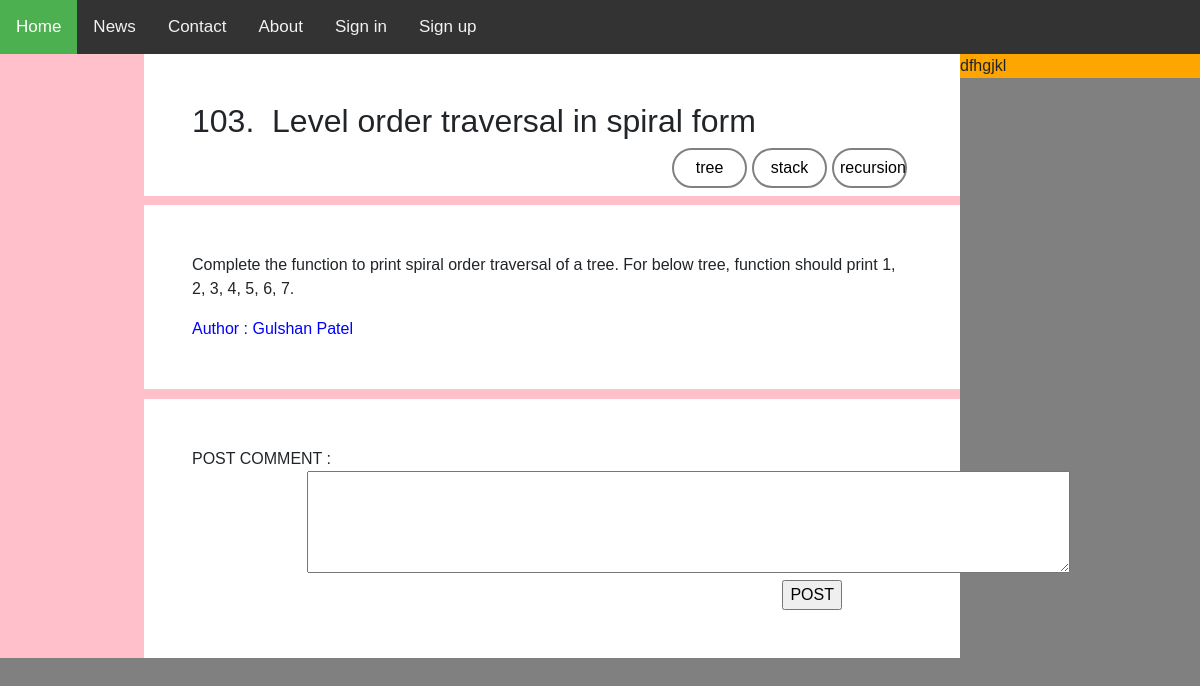
Page /problem/WKZD9O5VQWK0O1J/ on the committed database.
### myApp/models.py (models this page shows, shortened)
class Question(models.Model):
    Question_id = models.CharField( max_length=20, primary_key=True)
    Subject = models.ForeignKey(Subject, on_delete=models.CASCADE)
    Author = models.ForeignKey(User, on_delete=models.CASCADE)
    Question_approval = models.BooleanField(default=False)
    Question_number = models.CharField(max_length=10)
    Question_title = models.CharField(max_length=150)
    Question_discription = models.CharField(max_length=10000)

class Question_topic(models.Model):
    Question_id = models.ForeignKey(Question, on_delete=models.CASCADE)
    Topic_id = models.ForeignKey(Topictag, on_delete=models.CASCADE)

class Topictag(models.Model):
    Topic_id = models.CharField(max_length=25)
    Topic_name = models.CharField(max_length=30)

class User(models.Model):
    FName = models.CharField(max_length=30)
    LName = models.CharField(max_length=30)
    Email = models.EmailField(max_length=30, primary_key=True)
    Mobile = models.CharField(max_length=30)
    Password = models.CharField(max_length=30)
    Image = models.ImageField(upload_to='author_image/', default="")

### myApp/views.py (the view)
# urls.py: path('problem/<str:id>/', views.question_view, name='question_view'),
def question_view(request, id=None):
    user = request.session.get('session_name')
    if(request.session.get('session_name')):
        user = User.objects.get(Q(Email=request.session.get('session_name')))
    ques = Question.objects.get(Q(Question_id=id))
    tags = Question_topic.objects.filter(Q(Question_id=ques))
    return render(request, 'myApp/questionview.html', {'user': user, 'ques': ques, 'tags': tags})

### myApp/templates/myApp/questionview.html (shortened to what this page needs)
{% extends 'myApp/base.html' %}
{% load static %}
{% block body %}
        <div class="left" style="width: 80%; float:left; background-color:pink;">
            <div style=" padding: 5%; margin-left: 15%; background-color : white;">
                <h2> {{ques.Question_number }}. &nbsp;{{ ques.Question_title }} </h2>
                {% for t in tags %}
                    {% if t.Topic_id.Topic_id != "N/A" %}
                        <a class="taga" style="float:right; margin-right:5px;" href="/tag/{{ t.Topic_id.Topic_id }}"> {{ t.Topic_id.Topic_name }} </a>
                    {% endif %}
                {% endfor %}
            </div>
            <div style="padding: 5%; margin-left: 15%; margin-top: 1%; background-color : white;">
                <p> {{ ques.Question_discription }} </p>
                <font style="color: blue;">Author :  {{ ques.Author.FName }}&nbsp;{{ ques.Author.LName }}</font>
            </div>
            <div class="comment" style="margin-top: 1%;  padding: 5%; margin-left: 15%; background-color : white;">
                <form id="comment" action="#" method="post">
                    POST COMMENT : <br>
                    <textarea style="margin-left: 16%;" rows="4s" cols="80"></textarea>
                    <input style="margin-left: 82%;" type="submit" value="POST">
                </form>
            </div>
        </div>
        <div class="right" style="width: 20%; float:left; background-color:orange;">
            dfhgjkl
        </div>
{% endblock %}

### rows in the picture
Question: Question_number "103", Question_title "Level order traversal in spiral form", Question_discription "Complete the function to print spiral order traversal of a tree. For below tree, function should print 1, 2, 3, 4, 5, 6, 7.", Author.FName "Gulshan", Author.LName "Patel"
Question_topic: Topic_id.Topic_name "recursion"
Question_topic: Topic_id.Topic_name "stack"
Question_topic: Topic_id.Topic_name "tree"
